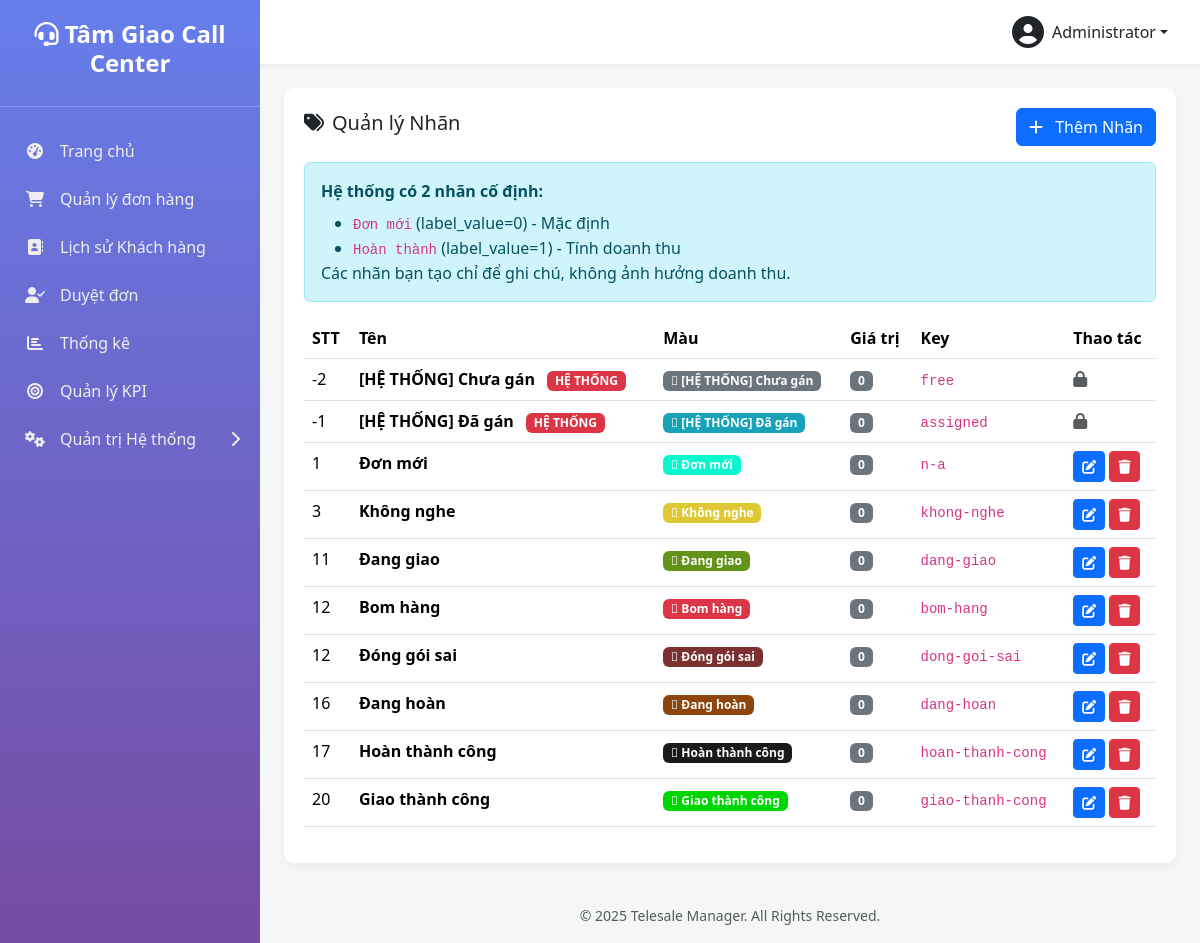
The app's page /manage-order-labels.php (signed in), older data.
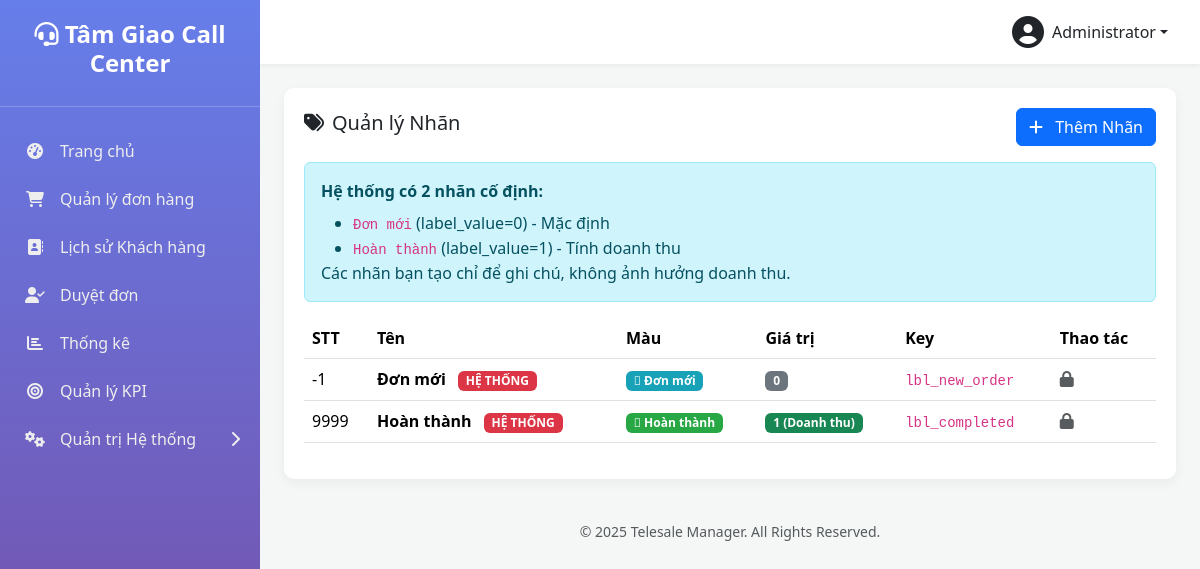
The same page, newer data.
### tables this page shows
CREATE TABLE `settings` (
  `setting_key` varchar(100) NOT NULL,
  `setting_value` text DEFAULT NULL
);

CREATE TABLE `users` (
  `id` int(10) UNSIGNED NOT NULL,
  `username` varchar(50) NOT NULL COMMENT 'Tên đăng nhập',
  `password` varchar(255) NOT NULL,
  `full_name` varchar(100) NOT NULL COMMENT 'Họ và tên',
  `email` varchar(100) DEFAULT NULL COMMENT 'Email',
  `phone` varchar(20) DEFAULT NULL COMMENT 'Số điện thoại',
  `role` enum('admin','manager','telesale') NOT NULL DEFAULT 'telesale' COMMENT 'Vai trò: admin, manager, telesale',
  `status` enum('active','inactive','suspended') NOT NULL DEFAULT 'active' COMMENT 'Trạng thái: active, inactive, suspended (bị treo)',
  `avatar` varchar(255) DEFAULT NULL COMMENT 'Đường dẫn ảnh đại diện',
  `last_login_at` datetime DEFAULT NULL COMMENT 'Lần đăng nhập cuối',
  `last_login_ip` varchar(45) DEFAULT NULL COMMENT 'IP đăng nhập cuối',
  `created_at` datetime DEFAULT current_timestamp(),
  `updated_at` datetime DEFAULT current_timestamp() ON UPDATE current_timestamp(),
  `suspension_reason` text DEFAULT NULL,
  `suspension_until` datetime DEFAULT NULL,
  `deleted_at` timestamp NULL DEFAULT NULL
);

CREATE TABLE `order_labels` (
  `label_key` varchar(50) NOT NULL,
  `label_name` varchar(100) NOT NULL,
  `label_value` tinyint(1) NOT NULL DEFAULT 0 COMMENT '0=không tính doanh thu, 1=hoàn thành (tính doanh thu)',
  `description` text DEFAULT NULL,
  `color` varchar(20) NOT NULL DEFAULT '#6c757d',
  `icon` varchar(50) NOT NULL DEFAULT 'fa-tag',
  `sort_order` int(11) NOT NULL DEFAULT 0,
  `is_system` tinyint(1) DEFAULT 0,
  `auto_lock` tinyint(1) DEFAULT 0,
  `metadata` longtext DEFAULT NULL CHECK (json_valid(`metadata`)),
  `created_by` int(10) UNSIGNED DEFAULT NULL,
  `created_at` datetime DEFAULT current_timestamp(),
  `updated_at` datetime DEFAULT current_timestamp() ON UPDATE current_timestamp()
);

### functions.php (called while the page is built, shortened)
<?php
function get_db_connection() {
    static $pdo = null;
    if ($pdo === null) {
        try {
            $dsn = "mysql:host=" . DB_HOST . ";dbname=" . DB_NAME . ";charset=" . DB_CHARSET;
            $options = [
                PDO::ATTR_ERRMODE => PDO::ERRMODE_EXCEPTION,
                PDO::ATTR_DEFAULT_FETCH_MODE => PDO::FETCH_ASSOC,
                PDO::ATTR_EMULATE_PREPARES => false,
            ];
            $pdo = new PDO($dsn, DB_USER, DB_PASS, $options);
        } catch (PDOException $e) {
            die('Database connection failed: ' . $e->getMessage());
        }
    }
    return $pdo;
}
function db_query($sql, $params = []) {
    $pdo = get_db_connection();
    $stmt = $pdo->prepare($sql);
    $stmt->execute($params);
    return $stmt;
}
function db_get_row($sql, $params = []) {
    $stmt = db_query($sql, $params);
    return $stmt->fetch(PDO::FETCH_ASSOC);
}
function db_get_results($sql, $params = []) {
    $stmt = db_query($sql, $params);
    return $stmt->fetchAll(PDO::FETCH_ASSOC);
}
function db_get_var($sql, $params = []) {
    $stmt = db_query($sql, $params);
    return $stmt->fetchColumn();
}
function is_logged_in() {
    return isset($_SESSION['user_id']) && !empty($_SESSION['user_id']);
}
function get_logged_user() {
    static $cached_user = null;
    if ($cached_user === null) {
        $cached_user = db_get_row(
            "SELECT * FROM users WHERE id = ? AND status = 'active'",
            [$_SESSION['user_id']]
        );
    }
    return $cached_user;
}
function is_admin() {
    $user = get_logged_user();
    return $user && is_array($user) && isset($user['role']) && $user['role'] === 'admin';
}
function require_admin() {
    if (!is_admin()) {
        redirect('dashboard.php?error=access_denied');
        exit;
    }
}
function get_setting($key, $default = null) {
    $value = db_get_var("SELECT setting_value FROM settings WHERE setting_key = ?", [$key]);
    return $value !== false && $value !== null ? $value : $default;
}
function get_order_labels($include_system = false) {
    $where = $include_system ? '' : 'WHERE is_system = 0';
    return db_get_results("
        SELECT * FROM order_labels
        {$where}
        ORDER BY sort_order ASC, label_name ASC
    ");
}

### manage-order-labels.php (the view, shortened to what this page needs)
<?php
require_once 'functions.php';
require_admin();
$labels = get_order_labels(true);
include 'includes/header.php';
?>
<div class="table-card">
    <div class="d-flex justify-content-between align-items-center mb-3">
        <h5><i class="fas fa-tags me-2"></i>Quản lý Nhãn</h5>
        <button class="btn btn-primary" onclick="openAddModal()">
            <i class="fas fa-plus me-2"></i> Thêm Nhãn
        </button>
    </div>
    <div class="alert alert-info">
        <strong>Hệ thống có 2 nhãn cố định:</strong>
        <ul class="mb-0 mt-2">
            <li><code>Đơn mới</code> (label_value=0) - Mặc định</li>
            <li><code>Hoàn thành</code> (label_value=1) - Tính doanh thu</li>
        </ul>
        Các nhãn bạn tạo chỉ để ghi chú, không ảnh hưởng doanh thu.
    </div>
    <table class="table table-hover">
        <thead>
            <tr>
                <th>STT</th>
                <th>Tên</th>
                <th>Màu</th>
                <th>Giá trị</th>
                <th>Key</th>
                <th>Thao tác</th>
            </tr>
        </thead>
        <tbody>
            <?php foreach ($labels as $l): ?>
            <tr>
                <td><?php echo $l['sort_order']; ?></td>
                <td>
                    <strong><?php echo htmlspecialchars($l['label_name']); ?></strong>
                    <?php if ($l['is_system']): ?>
                        <span class="badge bg-danger ms-2">HỆ THỐNG</span>
                    <?php endif; ?>
                </td>
                <td>
                    <span class="badge" style="background: <?php echo $l['color']; ?>;">
                        <i class="<?php echo $l['icon']; ?>"></i> <?php echo htmlspecialchars($l['label_name']); ?>
                    </span>
                </td>
                <td>
                    <?php if ($l['label_value'] == 1): ?>
                        <span class="badge bg-success">1 (Doanh thu)</span>
                    <?php else: ?>
                        <span class="badge bg-secondary">0</span>
                    <?php endif; ?>
                </td>
                <td><code><?php echo $l['label_key']; ?></code></td>
                <td>
                    <?php if (!$l['is_system']): ?>
                        <button class="btn btn-sm btn-primary" onclick='openEditModal(<?php echo json_encode($l); ?>)'>
                            <i class="fas fa-edit"></i>
                        </button>
                        <a href="?delete=<?php echo urlencode($l['label_key']); ?>" class="btn btn-sm btn-danger" onclick="return confirm('Xóa?')">
                            <i class="fas fa-trash"></i>
                        </a>
                    <?php else: ?>
                        <i class="fas fa-lock text-muted"></i>
                    <?php endif; ?>
                </td>
            </tr>
            <?php endforeach; ?>
        </tbody>
    </table>
</div>
<?php include 'includes/footer.php'; ?>

### includes/header.php (shortened to what this page needs)
<?php
$current_user = get_logged_user();
$current_page = basename($_SERVER['PHP_SELF']);
$system_pages = [
    'users.php',
    'manager-assignments.php',
    'manage-order-statuses.php',
    'manage-customer-labels.php',
    'manage-user-labels.php',
    'admin-rules.php',
    'settings.php',
];
$is_system_page_active = in_array($current_page, $system_pages);
?>
<!DOCTYPE html>
<html lang="vi">
<head>
    <link href="https://cdn.jsdelivr.net/npm/bootstrap@5.3.2/dist/css/bootstrap.min.css" rel="stylesheet">
    <link rel="stylesheet" href="https://cdnjs.cloudflare.com/ajax/libs/font-awesome/6.4.2/css/all.min.css">
</head>
<body>
    <div class="wrapper">
        <nav class="sidebar">
            <div class="sidebar-header">
                <h3><i class="fas fa-headset"></i> <?php echo get_setting('site_name', SITE_NAME); ?></h3>
            </div>
            <ul class="sidebar-nav">
                <li class="<?php echo ($current_page == 'dashboard.php') ? 'active' : ''; ?>">
                    <a href="dashboard.php"><i class="fas fa-tachometer-alt nav-icon"></i> Trang chủ</a>
                </li>
                <li class="<?php echo ($current_page == 'orders.php' || $current_page == 'order-detail.php') ? 'active' : ''; ?>">
                    <a href="orders.php"><i class="fas fa-shopping-cart nav-icon"></i> Quản lý đơn hàng</a>
                </li>
                <?php if (is_admin() || is_manager()): ?>
                <li class="<?php echo ($current_page == 'customer-history.php') ? 'active' : ''; ?>">
                    <a href="customer-history.php"><i class="fas fa-address-book nav-icon"></i> Lịch sử Khách hàng</a>
                </li>
                <li class="<?php echo ($current_page == 'pending-orders.php') ? 'active' : ''; ?>">
                    <a href="pending-orders.php">
                        <i class="fas fa-user-check nav-icon"></i> Duyệt đơn
                    </a>
                </li>
                <li class="<?php echo ($current_page == 'statistics.php') ? 'active' : ''; ?>">
                    <a href="statistics.php"><i class="fas fa-chart-bar nav-icon"></i> Thống kê</a>
                </li>
                <?php endif; ?>
                <?php if (is_admin() || is_manager()): ?>
                    <li class="<?php echo ($current_page == 'kpi.php') ? 'active' : ''; ?>">
                        <a href="kpi.php">
                            <i class="fas fa-bullseye nav-icon"></i>
                            <?php echo is_admin() ? 'Quản lý KPI' : 'Xem KPI'; ?>
                        </a>
                    </li>
                <?php endif; ?>
                <?php if (is_admin() || is_manager()): ?>
                <li class="<?php echo $is_system_page_active ? 'active' : ''; ?>">
                    <a href="#systemSettings" data-bs-toggle="collapse" aria-expanded="<?php echo $is_system_page_active ? 'true' : 'false'; ?>">
                        <i class="fas fa-cogs nav-icon"></i>
                        Quản trị Hệ thống
                        <i class="fas fa-chevron-right arrow"></i>
                    </a>
                </li>
                <?php endif; ?>
            </ul>
        </nav>
        <div class="main-content">
            <header class="top-navbar d-flex justify-content-end align-items-center">
                <div class="dropdown">
                    <a href="#" class="d-flex align-items-center text-dark text-decoration-none dropdown-toggle" id="dropdownUser" data-bs-toggle="dropdown" aria-expanded="false">
                        <i class="fas fa-user-circle fa-2x me-2"></i>
                        <span><?php echo htmlspecialchars($current_user['full_name']); ?></span>
                    </a>
                </div>
            </header>
            <main class="p-4">

### includes/footer.php (shortened to what this page needs)
</main> <footer class="text-center p-3 text-muted">
                <small>&copy; <?php echo date('Y'); ?> <?php echo SITE_NAME; ?>. All Rights Reserved.</small>
            </footer>
        </div> </div> <div class="position-fixed bottom-0 end-0 p-3" style="z-index: 1100">
    </div>
</body>
</html>

### includes/header.php (style rules this page uses)
:root { --sidebar-width: 260px; --primary-color: #667eea; --secondary-color: #764ba2; }
body { background-color: #f4f7f6; }
.wrapper { display: flex; min-height: 100vh; }
.sidebar { width: var(--sidebar-width); background: linear-gradient(180deg, var(--primary-color) 0%, var(--secondary-color) 100%); color: #fff; position: fixed; height: 100%; display: flex; flex-direction: column; }
.sidebar-header { padding: 20px; text-align: center; border-bottom: 1px solid rgba(255,255,255,0.2); flex-shrink: 0; }
.sidebar-header h3 { font-size: 1.5rem; font-weight: 700; }
.sidebar-nav { list-style: none; padding: 20px 0; flex-grow: 1; overflow-y: auto; }
.sidebar-nav a { display: flex; align-items: center; padding: 12px 20px; color: #eee; text-decoration: none; transition: all 0.2s; }
.sidebar-nav a i.nav-icon { width: 30px; text-align: center; margin-right: 10px; }
.sidebar-nav a .arrow { margin-left: auto; transition: transform 0.3s; }
.main-content { margin-left: var(--sidebar-width); width: calc(100% - var(--sidebar-width)); }
.top-navbar { background-color: #fff; box-shadow: 0 2px 4px rgba(0,0,0,0.05); padding: 1rem 2rem; }
.table-card, .stat-card { background-color: #fff; border-radius: 10px; padding: 20px; box-shadow: 0 4px 12px rgba(0,0,0,0.05); }

Row changes from the older to the newer data that the page shows:
removed order_labels: sort_order "-2", label_name "[HỆ THỐNG] Chưa gán", is_system "HỆ THỐNG", label_value "0", label_key "free", color "#6c757d" (drawn)
removed order_labels: sort_order "-1", label_name "[HỆ THỐNG] Đã gán", is_system "HỆ THỐNG", label_value "0", label_key "assigned"
removed order_labels: sort_order "1", label_name "Đơn mới", label_value "0", label_key "n-a", color "#08f7cf" (drawn)
removed order_labels: sort_order "3", label_name "Không nghe", label_value "0", label_key "khong-nghe", color "#dfc834" (drawn)
removed order_labels: sort_order "11", label_name "Đang giao", label_value "0", label_key "dang-giao", color "#639419" (drawn)
removed order_labels: sort_order "12", label_name "Bom hàng", label_value "0", label_key "bom-hang", color "#dc3545" (drawn)
removed order_labels: sort_order "12", label_name "Đóng gói sai", label_value "0", label_key "dong-goi-sai", color "#7c3131" (drawn)
removed order_labels: sort_order "16", label_name "Đang hoàn", label_value "0", label_key "dang-hoan", color "#8c460d" (drawn)
removed order_labels: sort_order "17", label_name "Hoàn thành công", label_value "0", label_key "hoan-thanh-cong", color "#1a1a1a" (drawn)
removed order_labels: sort_order "20", label_name "Giao thành công", label_value "0", label_key "giao-thanh-cong", color "#00d604" (drawn)
added order_labels: sort_order "-1", label_name "Đơn mới", is_system "HỆ THỐNG", label_value "0", label_key "lbl_new_order"
added order_labels: sort_order "9999", label_name "Hoàn thành", is_system "HỆ THỐNG", label_value "1 (Doanh thu)", label_key "lbl_completed", color "#28a745" (drawn)
